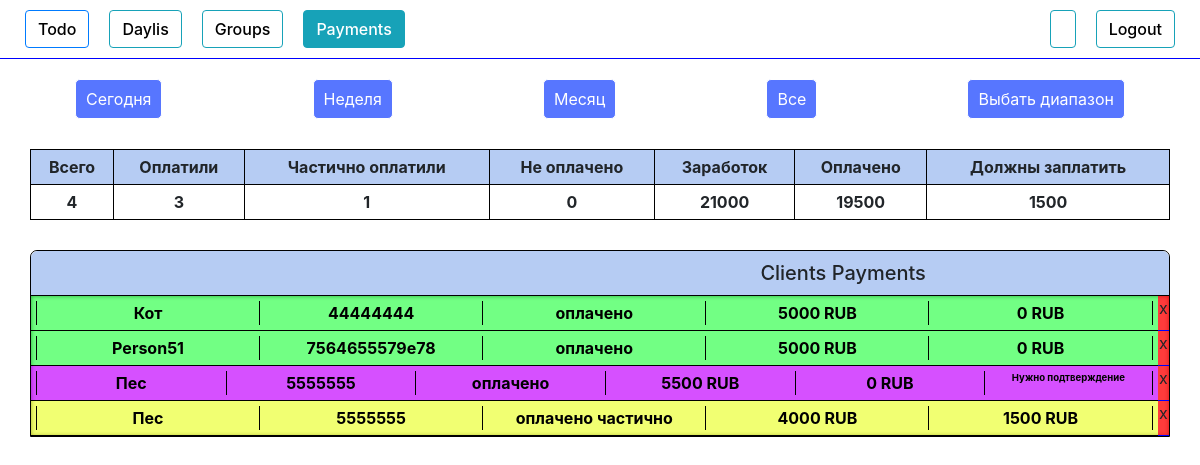
Page /pay_filter/2 on the earlier database version.
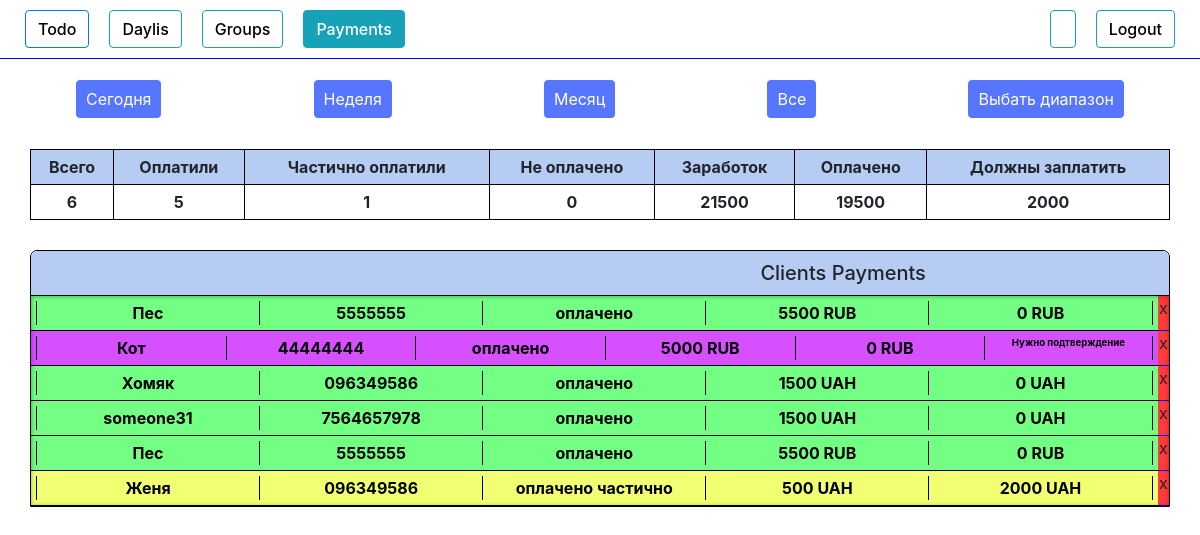
Same page on the later database version.
### authorization/models.py (models this page shows, shortened)
class People(models.Model):
    add_date        = models.DateTimeField(blank=True, null=True)
    name            = models.CharField(max_length=100, blank=True)
    phone           = models.CharField(max_length=100, blank=True)
    email           = models.CharField(max_length=100, blank=True)
    course          = models.ForeignKey(Course, on_delete=models.DO_NOTHING)
    country         = models.CharField(max_length=100, blank=True)
    university      = models.CharField(max_length=100, blank=True)
    work            = models.CharField(max_length=100, blank=True)
    where_from      = models.CharField(max_length=100, blank=True)
    currency        = models.CharField(max_length=100, blank=True)
    course_price    = models.IntegerField(blank=True, null=True)
    comments        = models.TextField(blank=True)
    wishes          = models.TextField(blank=True)
    callback_time   = models.DateTimeField(blank=True, null=True)
    group           = models.ForeignKey(Group, on_delete=models.DO_NOTHING, null=True, blank=True)
    request_status  = models.CharField(max_length=100, blank=True)
    need_confirm  = models.BooleanField(blank=True, null=True)
    first_payment_date   = models.DateTimeField(blank=True, null=True)
    full_payment_date  = models.DateTimeField(blank=True, null=True)
    payment_history = models.TextField(blank=True)
    total_payment   = models.IntegerField(blank=True, null=True)
    obligation      = models.IntegerField(blank=True, null=True)
    def is_called(self):
        if self.request_status == 'оплачено частично' or self.request_status == 'ожидаем оплату' or self.request_status == 'оплачено':
            return True
        else:
            return False
    def call_status(self):
        if self.request_status != 'перезвонить':
            return False
        else :
            return True
    def is_full_payed(self):
        return (self.request_status == 'оплачено')
    def is_particaly_payed(self):
        return (self.request_status == 'оплачено частично')
    def is_not_payed(self):
        return (self.request_status == 'ожидаем оплату')
    def is_need_confirm(self):
        return (self.need_confirm)

### authorization/views.py (the view)
# urls.py: path('pay_filter/<int:pk>', views.pay_filter, name='pay_filter'),
def pay_filter(request, pk):
    list_payments = People.objects.order_by('request_status','group', 'obligation', )
    formcheck = 1
    submitbutton= request.POST.get("submit")
    start_date = date.today()
    end_date = date.today()
    form = DateForm(request.POST or None)
    if form.is_valid():
            start_date = form.cleaned_data.get("start_date")
            end_date = form.cleaned_data.get("end_date")
    if start_date == None:
        start_date = datetime.now() - timedelta(minutes=60*24*120)
    if  end_date == None:
            end_date = datetime.now()
    if submitbutton:
        print("submit")
        list_payments = list_payments.filter(Q(first_payment_date__gte =start_date) |  Q(first_payment_date__lte= end_date ))
    if pk == 1:  #today
        now = datetime.now()
        list_payments = list_payments.filter(Q(first_payment_date__gte = now))
    elif pk == 2:  #7 days
        now = datetime.now() - timedelta(minutes=60*24*7)
        list_payments = list_payments.filter(Q(first_payment_date__gte = now))
    elif pk == 3:  # 30 days
        now = datetime.now() - timedelta(minutes=60*24*30)
        list_payments = list_payments.filter(Q(first_payment_date__gte = now))
    elif pk == 5:
        formcheck = 2
    elif pk == 6:
        formcheck = 1
    money_all = list_payments.filter(Q(request_status='оплачено') |
                                            Q(request_status='оплачено частично') |
                                            Q(request_status='ожидаем оплату')).aggregate(money_all=Sum(F('course_price')))
    money_all_num = money_all['money_all']
    print(money_all_num, "все деньги")
    money_paid = list_payments.filter(Q(request_status='оплачено') |
                                            Q(request_status='оплачено частично') |
                                            Q(request_status='ожидаем оплату')).aggregate(money_paid=Sum(F('total_payment')))
    money_paid_num = money_paid['money_paid']
    print(money_paid_num, "Заплатили")
    if money_all_num == None:
        money_all_num = 0
    if  money_paid_num == None:
            money_paid_num = 0
    money_will_num =  money_all_num - money_paid_num
    print(money_will_num ,"Заплатят")
    people_done = list_payments.filter(Q(request_status='оплачено')).count()
    people_partially = list_payments.filter(Q(request_status='оплачено частично')).count()
    people_waiting = list_payments.filter(Q(request_status='ожидаем оплату')).count()
    people_all_num =  people_done + people_partially + people_waiting
    print(people_done)
    print(people_partially)
    print(people_waiting)
    context = {
        "list_payments":list_payments,
        'formcheck': formcheck,
        "money_all_num" : money_all_num,
        "money_paid_num" : money_paid_num,
        "money_will_num" : money_will_num,
        "people_done" : people_done,
        "people_partially" : people_partially,
        "people_waiting" : people_waiting,
        "people_all_num" : people_all_num,
        'form': form,
        'start_date': start_date,
        'end_date':end_date,
    }
    return render(request,"groups_payments.html",context)

### authorization/templates/groups_payments.html (shortened to what the changed rows need)
{% load crispy_forms_tags %}
<!DOCTYPE html>
<html lang="en">
<head>
    <link rel="stylesheet" href="https://stackpath.bootstrapcdn.com/bootstrap/4.4.1/css/bootstrap.min.css"> {% load staticfiles %}
    <link rel="stylesheet" href="{% static 'style.css' %}" type="text/css">
</head>
<body>
    <table class="count_table"  cellpadding="5">
        <tr class="main_line">
            <th>Всего</th>
            <th>Оплатили</th>
            <th>Частично оплатили</th>
            <th>Не оплачено</th>
            <th>Заработок</th>
            <th>Оплачено</th>
            <th>Должны заплатить</th>
        </tr>
        <tr>
            <th class="center">{{people_all_num}}</th>
            <th class="center">{{people_done}}</th>
            <th class="center">{{people_partially}}</th>
            <th class="center">{{people_waiting}}</th>
            <th class="center">{{money_all_num}}</th>
            <th class="center">{{money_paid_num }}</th>
            <th class="center">{{money_will_num}}</th>
    </table>
    <div class="payment_tables">
        {% if list_payments %}
        <div class="table show table_pay" id="payment_tables">
            <div class="table_content show" id='table_payments_content'>
                {% for item in list_payments %} {% if item.is_called %}
                <div class="item" id="{{item.email}}">
                    <a class="gr-a" href="{% url 'group_payments_update' item.id %}" target="_blank" onClick="popupWin = window.open(this.href, 'Window', 'location,width=720,height=800,top=200,left=300'); popupWin.focus(); return false;">
                        <div class="item_header" data-toggle="collapse" data-target="#item_description"  {% if item.is_need_confirm %} style="background-color: rgba(195, 0, 255, 0.685);"
                            {% endif %} {% if item.is_full_payed %} style="background-color: rgba(0, 255, 34, 0.554);" {% endif %} {% if item.is_particaly_payed %} style="background-color: rgba(229, 255, 0, 0.554);" {% endif %} >
                            <table class="item_payment_table" style="width:100%">
                                <tr>
                                    <th>
                                        <div class="name">{{item.name}}</div>
                                    </th>
                                    <th>
                                        <div class="phone">{{item.phone}}</div>
                                    </th>
                                    <th>
                                        <div class="request_status">{{item.request_status}}</div>
                                    </th>
                                    <th>
                                        <div class="total_payment">{{item.total_payment}} {{item.currency}}</div>
                                    </th>
                                    <th>
                                        <div class="obligation">{{item.obligation}} {{item.currency}}</div>
                                    </th>
                                    {% if item.is_need_confirm %}
                                    <th>
                                        <div class="is_need_confirm" style="font-size: 0.6rem;">Нужно подтверждение</div>
                                    </th>
                                    {% endif %}
                                </tr>
                            </table>
                        </div>
                    </a>
                    <span id="del_btn" type="button" data-toggle="collapse" data-target="#ConfirmationFieldDel{{item.id}}" aria-expanded="false">x</span>
                </div>
                {% endif %} {% endfor %}
            </div>
        </div>
        {% else %}
        <h3 style="text-align: center;">Nothing</h3>
        {% endif %}
    </div>
</body>
</html>

Differences in the rows shown:
removed People: name "Person51", phone "7564655579e78", request_status "оплачено", total_payment "5000", currency "RUB", obligation "0"
changed People (number 1 of 6 on the later page): request_status "оплачено частично" → "оплачено"; total_payment "4000" → "5500"; obligation "1500" → "0"; moves up the list
changed People "Кот": now shows "Нужно подтверждение"
added People: name "Хомяк", phone "096349586", request_status "оплачено", total_payment "1500", currency "UAH", obligation "0"
added People: name "someone31", phone "7564657978", request_status "оплачено", total_payment "1500", currency "UAH", obligation "0"
changed People (number 5 of 6 on the later page): no longer shows "Нужно подтверждение"
now on this page (row edited): People: name "Женя", phone "096349586", request_status "оплачено частично", total_payment "500", currency "UAH", obligation "2000"
Other differences:
{{ people_all_num }}: "4" → "6"
{{ people_done }}: "3" → "5"
{{ money_all_num }}: "21000" → "21500"
{{ money_will_num }}: "1500" → "2000"
